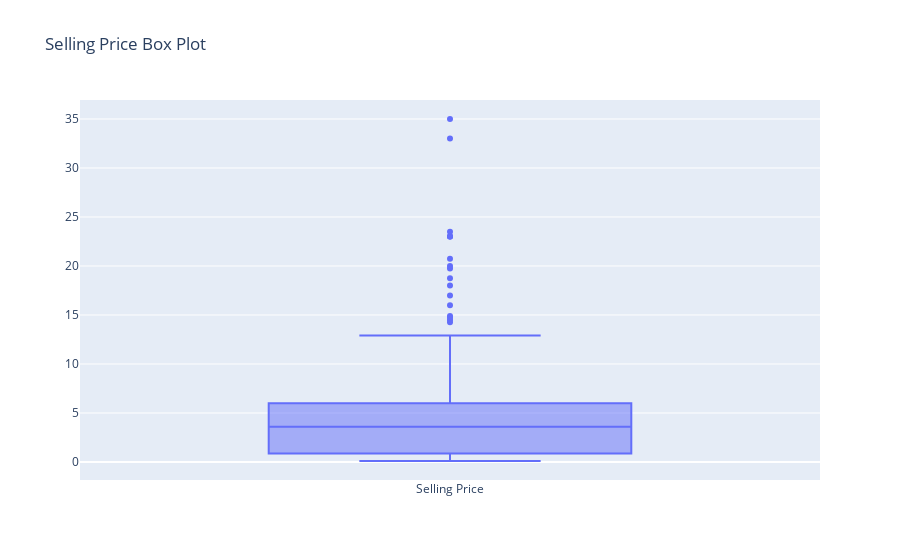

The notebook cell this image was saved under:
### Code cell
import plotly.graph_objs as go

box_plot = go.Box(y=df['Selling_Price'], name='Selling Price')

fig = go.Figure(data=[box_plot])
fig.update_layout(title='Selling Price Box Plot')
fig.show()

### Figure 1 — Plotly figure (JSON) as saved in the notebook; plotly's stock layout.template omitted (floating-point values rounded to 4 significant figures; data arrays with more than 128 entries replaced by an {"elided": "..."} marker saying what was removed)
{"data": [{"name": "Selling Price", "type": "box", "y": {"elided": "301 float values"}}], "layout": {"autosize": true, "title": {"text": "Selling Price Box Plot"}, "xaxis": {"autorange": true, "range": [-0.5, 0.5], "type": "category"}, "yaxis": {"autorange": true, "range": [-1.839, 36.94], "type": "linear"}}}
